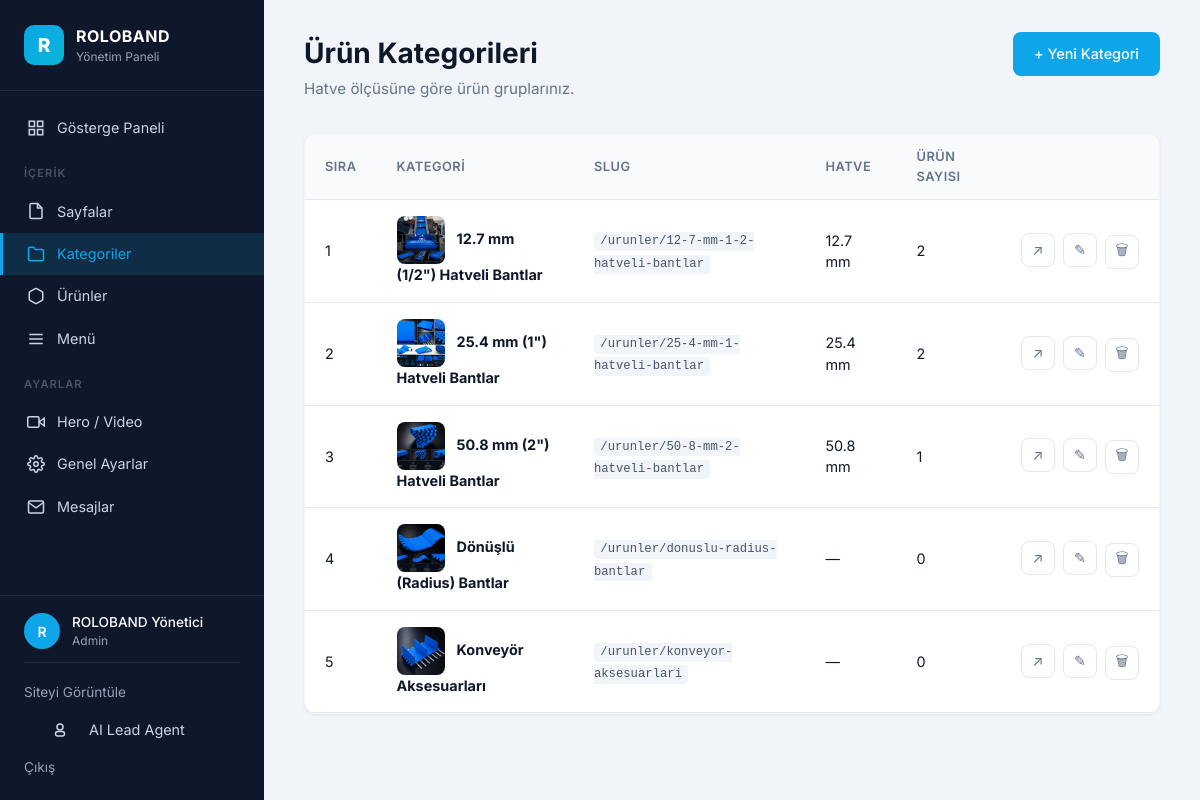
Screenshot of /admin/categories (signed in) with the database file from the repository.
### app/models.py (models this page shows, shortened)
class AdminUser(db.Model, UserMixin):
    __tablename__ = "admin_users"
    id = db.Column(db.Integer, primary_key=True)
    email = db.Column(db.String(120), unique=True, nullable=False, index=True)
    full_name = db.Column(db.String(120), nullable=False, default="Yönetici")
    password_hash = db.Column(db.String(255), nullable=False)
    role = db.Column(db.String(20), default="admin")  # admin | editor
    is_active = db.Column(db.Boolean, default=True)
    last_login = db.Column(db.DateTime)
    created_at = db.Column(db.DateTime, default=datetime.utcnow)

class ProductCategory(db.Model):
    __tablename__ = "product_categories"
    id = db.Column(db.Integer, primary_key=True)
    name = db.Column(db.String(150), nullable=False)
    slug = db.Column(db.String(160), unique=True, nullable=False, index=True)
    short_description = db.Column(db.String(300))
    description = db.Column(db.Text)
    icon = db.Column(db.String(100))  # ikon class veya görsel path
    cover_image = db.Column(db.String(300))
    pitch_mm = db.Column(db.Float)  # 12.7 / 25.4 / 50.8 / null
    order_index = db.Column(db.Integer, default=0)
    is_active = db.Column(db.Boolean, default=True, index=True)
    created_at = db.Column(db.DateTime, default=datetime.utcnow)
    products = db.relationship(
        "Product",
        backref="category",
        lazy="dynamic",
        cascade="all, delete-orphan",
    )

### app/blueprints/admin/routes.py (the view)
@admin_bp.route("/categories")
@login_required
def categories_list():
    cats = ProductCategory.query.order_by(ProductCategory.order_index.asc()).all()
    return render_template("admin/categories_list.html", categories=cats)

### app/blueprints/admin/routes.py (called while the page is built)
@admin_bp.app_context_processor
def inject_admin_context():
    if current_user.is_authenticated and getattr(current_user, "role", None) == "admin":
        try:
            unread = ContactMessage.query.filter_by(is_read=False).count()
        except Exception:
            unread = 0
        return {"unread_count": unread}
    return {"unread_count": 0}

### app/models.py (called while the page is built)
    @classmethod
    def as_dict(cls) -> dict:
        return {r.key: r.value for r in cls.query.all()}

    @classmethod
    def get_main_menu(cls) -> List["MenuItem"]:
        return (
            cls.query.filter_by(parent_id=None, is_active=True)
            .order_by(cls.order_index.asc())
            .all()
        )

### app/templates/admin/categories_list.html (shortened to what this page needs)
{% extends "admin/base.html" %}
{% block content %}
<div class="admin-header">
  <div>
    <h1 class="admin-page-title">Ürün Kategorileri</h1>
    <p class="admin-page-subtitle">Hatve ölçüsüne göre ürün gruplarınız.</p>
  </div>
  <div class="admin-header-actions">
    <a href="{{ url_for('admin.category_create') }}" class="btn btn-primary">+ Yeni Kategori</a>
  </div>
</div>
<div class="admin-card admin-card-table">
  {% if categories %}
    <table class="admin-table">
      <thead>
        <tr>
          <th>Sıra</th>
          <th>Kategori</th>
          <th>Slug</th>
          <th>Hatve</th>
          <th>Ürün Sayısı</th>
          <th></th>
        </tr>
      </thead>
      <tbody>
        {% for cat in categories %}
          <tr>
            <td>{{ cat.order_index }}</td>
            <td>
              {% if cat.cover_image %}
                <img src="{{ cat.cover_image }}" alt="" class="table-thumb">
              {% endif %}
              <strong>{{ cat.name }}</strong>
            </td>
            <td><code>/urunler/{{ cat.slug }}</code></td>
            <td>{% if cat.pitch_mm %}{{ cat.pitch_mm }} mm{% else %}—{% endif %}</td>
            <td>{{ cat.products.count() }}</td>
            <td class="actions-cell">
              <a href="{{ url_for('public.category_detail', slug=cat.slug) }}" target="_blank" class="btn-icon" title="Görüntüle">↗</a>
              <a href="{{ url_for('admin.category_edit', cat_id=cat.id) }}" class="btn-icon" title="Düzenle">✎</a>
              <form method="POST" action="{{ url_for('admin.category_delete', cat_id=cat.id) }}" style="display:inline" onsubmit="return confirm('Bu kategoriyi silmek istediğine emin misin? Bu işlem geri alınamaz.');">
                <button type="submit" class="btn-icon btn-icon-danger" title="Sil">🗑</button>
              </form>
            </td>
          </tr>
        {% endfor %}
      </tbody>
    </table>
  {% else %}
    <div class="admin-empty">
      <p>Henüz kategori eklenmemiş.</p>
      <a href="{{ url_for('admin.category_create') }}" class="btn btn-primary">İlk kategoriyi ekle</a>
    </div>
  {% endif %}
</div>
{% endblock %}

### app/templates/admin/base.html (shortened to what this page needs)
<!DOCTYPE html>
<html lang="tr">
<head>
  <link rel="stylesheet" href="{{ url_for('static', filename='css/admin.css') }}">
</head>
<body class="admin-body">
<aside class="admin-sidebar">
  <div class="admin-brand">
    <div class="admin-logo">R</div>
    <div>
      <div class="admin-brand-name">ROLOBAND</div>
      <div class="admin-brand-sub">Yönetim Paneli</div>
    </div>
  </div>
  <nav class="admin-nav">
    <a href="{{ url_for('admin.dashboard') }}" class="admin-nav-item {% if request.endpoint == 'admin.dashboard' %}active{% endif %}">
      <svg viewBox="0 0 24 24" fill="none" stroke="currentColor" stroke-width="2"><rect x="3" y="3" width="7" height="7"/><rect x="14" y="3" width="7" height="7"/><rect x="14" y="14" width="7" height="7"/><rect x="3" y="14" width="7" height="7"/></svg>
      <span>Gösterge Paneli</span>
    </a>
    <div class="admin-nav-section">İçerik</div>
    <a href="{{ url_for('admin.pages_list') }}" class="admin-nav-item {% if 'page' in request.endpoint %}active{% endif %}">
      <svg viewBox="0 0 24 24" fill="none" stroke="currentColor" stroke-width="2"><path d="M14 2H6a2 2 0 0 0-2 2v16a2 2 0 0 0 2 2h12a2 2 0 0 0 2-2V8z"/><polyline points="14 2 14 8 20 8"/></svg>
      <span>Sayfalar</span>
    </a>
    <a href="{{ url_for('admin.categories_list') }}" class="admin-nav-item {% if 'categor' in request.endpoint %}active{% endif %}">
      <svg viewBox="0 0 24 24" fill="none" stroke="currentColor" stroke-width="2"><path d="M22 19a2 2 0 0 1-2 2H4a2 2 0 0 1-2-2V5a2 2 0 0 1 2-2h5l2 3h9a2 2 0 0 1 2 2z"/></svg>
      <span>Kategoriler</span>
    </a>
    <a href="{{ url_for('admin.products_list') }}" class="admin-nav-item {% if 'product' in request.endpoint %}active{% endif %}">
      <svg viewBox="0 0 24 24" fill="none" stroke="currentColor" stroke-width="2"><path d="M21 16V8a2 2 0 0 0-1-1.73l-7-4a2 2 0 0 0-2 0l-7 4A2 2 0 0 0 3 8v8a2 2 0 0 0 1 1.73l7 4a2 2 0 0 0 2 0l7-4A2 2 0 0 0 21 16z"/></svg>
      <span>Ürünler</span>
    </a>
    <a href="{{ url_for('admin.menu_list') }}" class="admin-nav-item {% if 'menu' in request.endpoint %}active{% endif %}">
      <svg viewBox="0 0 24 24" fill="none" stroke="currentColor" stroke-width="2"><line x1="3" y1="12" x2="21" y2="12"/><line x1="3" y1="6" x2="21" y2="6"/><line x1="3" y1="18" x2="21" y2="18"/></svg>
      <span>Menü</span>
    </a>
    <div class="admin-nav-section">Ayarlar</div>
    <a href="{{ url_for('admin.settings_hero') }}" class="admin-nav-item {% if request.endpoint == 'admin.settings_hero' %}active{% endif %}">
      <svg viewBox="0 0 24 24" fill="none" stroke="currentColor" stroke-width="2"><polygon points="23 7 16 12 23 17 23 7"/><rect x="1" y="5" width="15" height="14" rx="2" ry="2"/></svg>
      <span>Hero / Video</span>
    </a>
    <a href="{{ url_for('admin.settings_general') }}" class="admin-nav-item {% if request.endpoint == 'admin.settings_general' %}active{% endif %}">
      <span>Genel Ayarlar</span>
    </a>
    <a href="{{ url_for('admin.messages_list') }}" class="admin-nav-item {% if 'message' in request.endpoint %}active{% endif %}">
      <svg viewBox="0 0 24 24" fill="none" stroke="currentColor" stroke-width="2"><path d="M4 4h16c1.1 0 2 .9 2 2v12c0 1.1-.9 2-2 2H4c-1.1 0-2-.9-2-2V6c0-1.1.9-2 2-2z"/><polyline points="22,6 12,13 2,6"/></svg>
      <span>Mesajlar
      </span>
    </a>
  </nav>
  <div class="admin-sidebar-footer">
    <div class="admin-user">
      <div class="admin-user-avatar">{{ (current_user.full_name or current_user.email)[0]|upper }}</div>
      <div>
        <div class="admin-user-name">{{ current_user.full_name or current_user.email }}</div>
        <div class="admin-user-role">{{ current_user.role|title }}</div>
      </div>
    </div>
    <a href="{{ url_for('public.index') }}" target="_blank" class="admin-sidebar-link">Siteyi Görüntüle</a>
    <a href="{{ url_for('admin.agent_page') }}" class="admin-nav-item {% if 'agent' in request.endpoint %}active{% endif %}" target="_blank">
      <svg width="16" height="16" viewBox="0 0 24 24" fill="none" style="vertical-align:middle;margin-right:8px"><circle cx="12" cy="8" r="4" stroke="currentColor" stroke-width="2"/><rect x="6" y="14" width="12" height="6" rx="3" stroke="currentColor" stroke-width="2"/></svg>
      AI Lead Agent
    </a>
    <a href="{{ url_for('admin.logout') }}" class="admin-sidebar-link">Çıkış</a>
  </div>
</aside>
<main class="admin-main">
  {% block content %}{% endblock %}
</main>
</body>
</html>

### rows the page displays
AdminUser: full_name "R", full_name "ROLOBAND Yönetici", role "Admin"
ProductCategory: order_index "1", cover_image (picture), name "12.7 mm (1/2\") Hatveli Bantlar", slug "12-7-mm-1-2-hatveli-bantlar", pitch_mm "12.7", products.count "2"
ProductCategory: order_index "2", cover_image (picture), name "25.4 mm (1\") Hatveli Bantlar", slug "25-4-mm-1-hatveli-bantlar", pitch_mm "25.4", products.count "2"
ProductCategory: order_index "3", cover_image (picture), name "50.8 mm (2\") Hatveli Bantlar", slug "50-8-mm-2-hatveli-bantlar", pitch_mm "50.8", products.count "1"
ProductCategory: order_index "4", cover_image (picture), name "Dönüşlü (Radius) Bantlar", slug "donuslu-radius-bantlar", products.count "0"
ProductCategory: order_index "5", cover_image (picture), name "Konveyör Aksesuarları", slug "konveyor-aksesuarlari", products.count "0"
